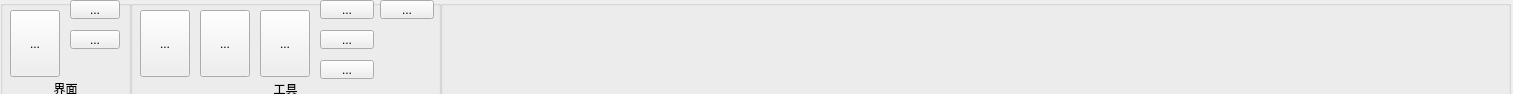
<?xml version="1.0" encoding="UTF-8"?>
<ui version="4.0">
 <class>Tab6</class>
 <widget class="QWidget" name="Tab6">
  <property name="geometry">
   <rect>
    <x>0</x>
    <y>0</y>
    <width>1513</width>
    <height>94</height>
   </rect>
  </property>
  <property name="windowTitle">
   <string>Form</string>
  </property>
  <widget class="QGroupBox" name="groupBox_5">
   <property name="geometry">
    <rect>
     <x>440</x>
     <y>0</y>
     <width>1071</width>
     <height>131</height>
    </rect>
   </property>
   <property name="title">
    <string/>
   </property>
  </widget>
  <widget class="QGroupBox" name="groupBox_2">
   <property name="geometry">
    <rect>
     <x>130</x>
     <y>0</y>
     <width>311</width>
     <height>131</height>
    </rect>
   </property>
   <property name="title">
    <string/>
   </property>
   <widget class="QLabel" name="label_6">
    <property name="geometry">
     <rect>
      <x>0</x>
      <y>80</y>
      <width>311</width>
      <height>25</height>
     </rect>
    </property>
    <property name="text">
     <string>工具</string>
    </property>
    <property name="alignment">
     <set>Qt::AlignHCenter|Qt::AlignTop</set>
    </property>
   </widget>
   <widget class="QToolButton" name="toolButton_54">
    <property name="geometry">
     <rect>
      <x>10</x>
      <y>10</y>
      <width>50</width>
      <height>67</height>
     </rect>
    </property>
    <property name="text">
     <string>...</string>
    </property>
   </widget>
   <widget class="QToolButton" name="toolButton_55">
    <property name="geometry">
     <rect>
      <x>70</x>
      <y>10</y>
      <width>50</width>
      <height>67</height>
     </rect>
    </property>
    <property name="text">
     <string>...</string>
    </property>
   </widget>
   <widget class="QToolButton" name="toolButton_56">
    <property name="geometry">
     <rect>
      <x>130</x>
      <y>10</y>
      <width>50</width>
      <height>67</height>
     </rect>
    </property>
    <property name="text">
     <string>...</string>
    </property>
   </widget>
   <widget class="QToolButton" name="toolButton_61">
    <property name="geometry">
     <rect>
      <x>190</x>
      <y>30</y>
      <width>54</width>
      <height>19</height>
     </rect>
    </property>
    <property name="text">
     <string>...</string>
    </property>
   </widget>
   <widget class="QToolButton" name="toolButton_62">
    <property name="geometry">
     <rect>
      <x>190</x>
      <y>60</y>
      <width>54</width>
      <height>19</height>
     </rect>
    </property>
    <property name="text">
     <string>...</string>
    </property>
   </widget>
   <widget class="QToolButton" name="toolButton_57">
    <property name="geometry">
     <rect>
      <x>190</x>
      <y>0</y>
      <width>54</width>
      <height>19</height>
     </rect>
    </property>
    <property name="text">
     <string>...</string>
    </property>
   </widget>
   <widget class="QToolButton" name="toolButton_63">
    <property name="geometry">
     <rect>
      <x>250</x>
      <y>0</y>
      <width>54</width>
      <height>19</height>
     </rect>
    </property>
    <property name="text">
     <string>...</string>
    </property>
   </widget>
  </widget>
  <widget class="QGroupBox" name="groupBox">
   <property name="geometry">
    <rect>
     <x>0</x>
     <y>0</y>
     <width>131</width>
     <height>131</height>
    </rect>
   </property>
   <property name="title">
    <string/>
   </property>
   <widget class="QToolButton" name="toolButton_52">
    <property name="geometry">
     <rect>
      <x>10</x>
      <y>10</y>
      <width>50</width>
      <height>67</height>
     </rect>
    </property>
    <property name="text">
     <string>...</string>
    </property>
   </widget>
   <widget class="QLabel" name="label_7">
    <property name="geometry">
     <rect>
      <x>0</x>
      <y>80</y>
      <width>131</width>
      <height>25</height>
     </rect>
    </property>
    <property name="text">
     <string>界面</string>
    </property>
    <property name="alignment">
     <set>Qt::AlignHCenter|Qt::AlignTop</set>
    </property>
   </widget>
   <widget class="QToolButton" name="toolButton_59">
    <property name="geometry">
     <rect>
      <x>70</x>
      <y>30</y>
      <width>50</width>
      <height>19</height>
     </rect>
    </property>
    <property name="text">
     <string>...</string>
    </property>
   </widget>
   <widget class="QToolButton" name="toolButton_60">
    <property name="geometry">
     <rect>
      <x>70</x>
      <y>0</y>
      <width>50</width>
      <height>19</height>
     </rect>
    </property>
    <property name="text">
     <string>...</string>
    </property>
   </widget>
  </widget>
 </widget>
 <resources/>
 <connections/>
</ui>
